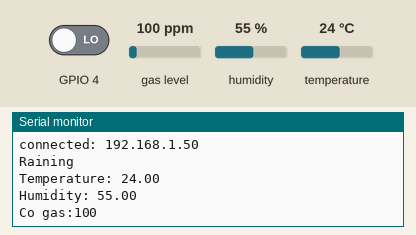
Bench run of a sketch on a simulated ESP8266 (NodeMCU). Shown: the last lines printed to the serial monitor. The test bench sets the inputs (shaded band); at power-on: GPIO 4 LOW, gas level 100 ppm, humidity 55 %, temperature 24 °C. WiFi joins after 1.5 s; servers stay silent unless stated.

Above: at 2.7 s.
2.8 s: GPIO 4 driven HIGH
9.0 s: gas level set to 20 ppm
At 10.8 s:
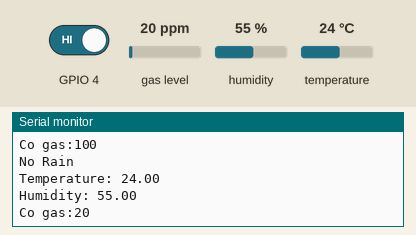
10.9 s: humidity set to 22 %
12.8 s: temperature set to 12 °C
At 14.2 s:
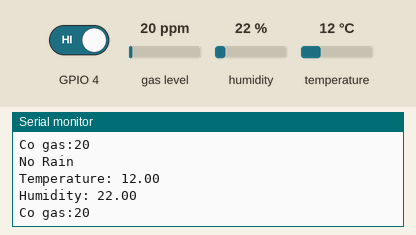
14.7 s: gas level set to 250 ppm
16.6 s: humidity set to 40 %
At 17.4 s:
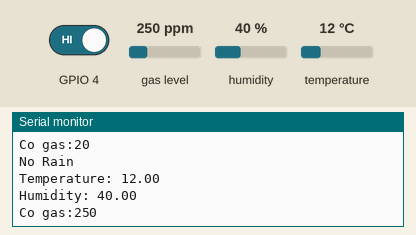
Timing chart, 0 to 19.5 s (numbered marks = the images above; inputs shaded):
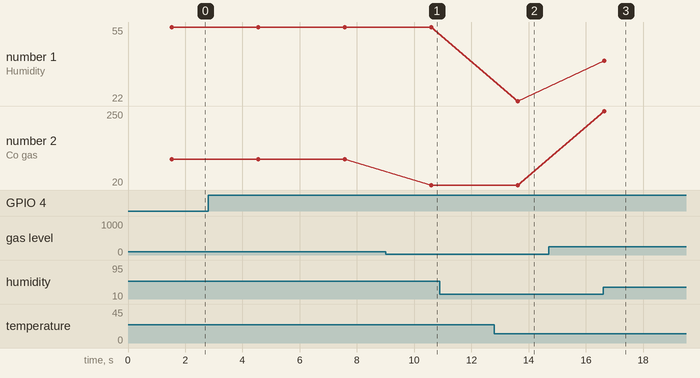

Measured:
- after the input at 9.0 s, the serial monitor: prints a new line after 1.6 s (image 1)
- after the input at 12.8 s, the serial monitor: prints a new line after 0.82 s (image 2)
- after the input at 16.6 s, the serial monitor: prints a new line after 0.05 s (image 3)
- plotted number 1: 22 → 40 after the input at 16.6 s
- plotted number 2: 100 → 20 after the input at 9.0 s

The sketch:

sensors.ino
```cpp
#include <MQ7.h>
#include <DHT.h>
#define DHTPIN 12
#define DHTTYPE DHT11
DHT dht(DHTPIN, DHTTYPE);

#include <ESP8266WiFi.h>
#define WIFI_SSID "realmec2"
#define WIFI_PASSWORD "qwertyuiop"

MQ7 mq7(A0,3.3);
int CO;
int R;
float t,h;


void setup()
{
  Serial.begin(9600);
  pinMode(4,INPUT);
  WiFi.begin(WIFI_SSID, WIFI_PASSWORD);
  Serial.print("connecting");
  while (WiFi.status() != WL_CONNECTED) {
    Serial.print(".");
    delay(500);
  }
  Serial.println();
  Serial.print("connected: ");
  Serial.println(WiFi.localIP());


  dht.begin();
}

void loop()
{

  if(digitalRead(4)==HIGH)
  {
    Serial.println("No Rain");
    R = 0;
  }

  if(digitalRead(4)==LOW)
  {
    Serial.println("Raining");
    R = 1;
  }

    t = dht.readTemperature();
    h = dht.readHumidity();
    CO = mq7.getPPM();
    Serial.print("Temperature: ");
    Serial.println(t);
    Serial.print("Humidity: ");
    Serial.println(h);
    Serial.print("Co gas:");
    Serial.println(CO);

  delay(3000);

}
```
